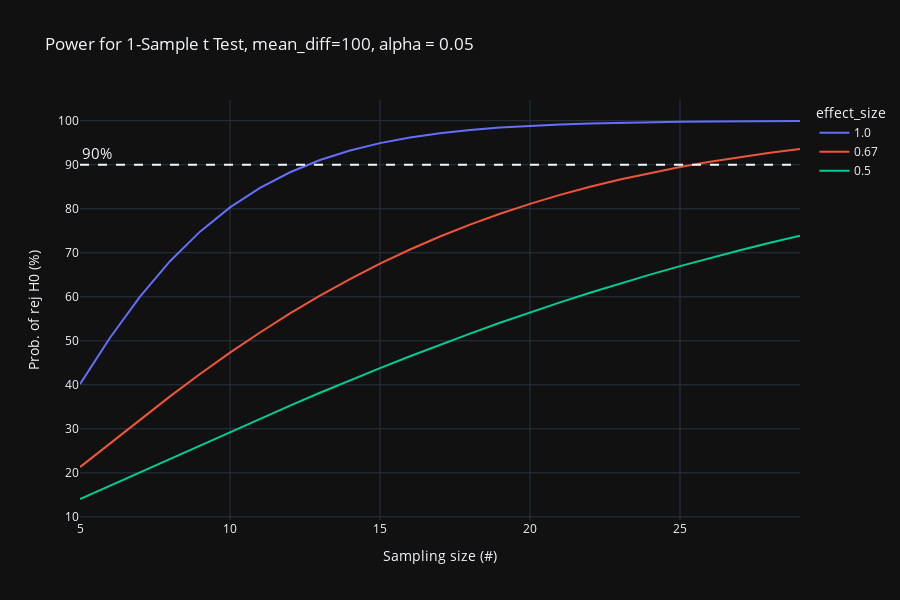

Notebook code for this chart:
### Code cell
fig = px.line(df, x='nobs', y='power',color='effect_size',height=600
            ,title=f"Power for 1-Sample t Test, mean_diff={mean_diff}, alpha = {alpha}"
            ,labels={'power':'Prob. of rej H0 (%)','nobs':'Sampling size (#)'})
fig.add_hline(y=90, line_dash="dash"
            ,annotation_text="90%"
            ,annotation_position="top left"
            ,annotation_font_size=15)
fig.show()

### Figure 1 — Plotly figure (JSON) as saved in the notebook; plotly's stock layout.template omitted (floating-point values rounded to 4 significant figures)
{"data": [{"hovertemplate": "effect_size=1.0<br>Sampling size (#)=%{x}<br>Prob. of rej H0 (%)=%{y}<extra></extra>", "legendgroup": "1.0", "line": {"color": "#636efa", "dash": "solid"}, "marker": {"symbol": "circle"}, "mode": "lines", "name": "1.0", "orientation": "v", "showlegend": true, "type": "scatter", "x": [5, 6, 7, 8, 9, 10, 11, 12, 13, 14, 15, 16, 17, 18, 19, 20, 21, 22, 23, 24, 25, 26, 27, 28, 29], "xaxis": "x", "y": [40.14, 50.68, 60.05, 68.08, 74.8, 80.31, 84.75, 88.29, 91.07, 93.24, 94.91, 96.19, 97.16, 97.9, 98.45, 98.86, 99.16, 99.39, 99.56, 99.68, 99.77, 99.83, 99.88, 99.91, 99.94], "yaxis": "y"}, {"hovertemplate": "effect_size=0.67<br>Sampling size (#)=%{x}<br>Prob. of rej H0 (%)=%{y}<extra></extra>", "legendgroup": "0.67", "line": {"color": "#EF553B", "dash": "solid"}, "marker": {"symbol": "circle"}, "mode": "lines", "name": "0.67", "orientation": "v", "showlegend": true, "type": "scatter", "x": [5, 6, 7, 8, 9, 10, 11, 12, 13, 14, 15, 16, 17, 18, 19, 20, 21, 22, 23, 24, 25, 26, 27, 28, 29], "xaxis": "x", "y": [21.29, 26.72, 32.11, 37.37, 42.45, 47.29, 51.89, 56.22, 60.26, 64.03, 67.52, 70.74, 73.69, 76.4, 78.87, 81.11, 83.15, 84.99, 86.65, 88.15, 89.49, 90.7, 91.78, 92.74, 93.6], "yaxis": "y"}, {"hovertemplate": "effect_size=0.5<br>Sampling size (#)=%{x}<br>Prob. of rej H0 (%)=%{y}<extra></extra>", "legendgroup": "0.5", "line": {"color": "#00cc96", "dash": "solid"}, "marker": {"symbol": "circle"}, "mode": "lines", "name": "0.5", "orientation": "v", "showlegend": true, "type": "scatter", "x": [5, 6, 7, 8, 9, 10, 11, 12, 13, 14, 15, 16, 17, 18, 19, 20, 21, 22, 23, 24, 25, 26, 27, 28, 29], "xaxis": "x", "y": [14.05, 17.07, 20.13, 23.21, 26.27, 29.32, 32.32, 35.28, 38.18, 41.02, 43.79, 46.49, 49.1, 51.64, 54.09, 56.45, 58.73, 60.92, 63.02, 65.04, 66.97, 68.82, 70.58, 72.27, 73.87], "yaxis": "y"}], "layout": {"annotations": [{"font": {"size": 15}, "showarrow": false, "text": "90%", "x": 0, "xanchor": "left", "xref": "x domain", "y": 90, "yanchor": "bottom", "yref": "y"}], "height": 600, "legend": {"title": {"text": "effect_size"}, "tracegroupgap": 0}, "shapes": [{"line": {"dash": "dash"}, "type": "line", "x0": 0, "x1": 1, "xref": "x domain", "y0": 90, "y1": 90, "yref": "y"}], "title": {"text": "Power for 1-Sample t Test, mean_diff=100, alpha = 0.05"}, "xaxis": {"anchor": "y", "domain": [0, 1], "title": {"text": "Sampling size (#)"}}, "yaxis": {"anchor": "x", "domain": [0, 1], "title": {"text": "Prob. of rej H0 (%)"}}}}
